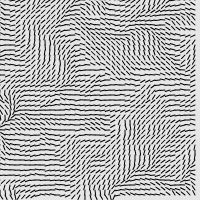
Frame 1 (no input)
Frame 60 (no input): identical to frame 1, image omitted
Frame 120 (the mouse pressed at the canvas centre since frame 60): identical to frame 1, image omitted

The p5.js sketch that drew this single still picture (run headless with seeded random() and noise() and a simulated clock; from frame 60 on, the mouse is pressed at the canvas centre):

// p5.js sketch
// ── sketch.js
function preload(){
  // preload assets
}

var inc = 0.1
var scl = 5;
var cols , rows;


function setup() {

  createCanvas( 200 , 200 );

  cols = floor ( width / scl );
  rows = floor ( height / scl );
 
}

function draw() {
  background(230);

  var yoff = 0;
  for ( var y = 0 ; y < rows ; y ++ ) {
    var xoff = 0;
    for ( var x = 0 ; x < cols ; x ++) {
      var index = ( x + y * width ) * 4;
      var r = noise ( xoff , yoff ) * 255;
      var angle = noise ( xoff , yoff ) * TWO_PI;
      var v = p5.Vector.fromAngle ( angle );
      xoff += inc;
      stroke ( 0 );
      push ( );
      translate ( x * scl , y * scl );
      rotate ( v.heading ( ) );
      line ( 0 , 0 , scl , 0 );
      pop ( );
    
    }
    yoff += inc
  }

}
